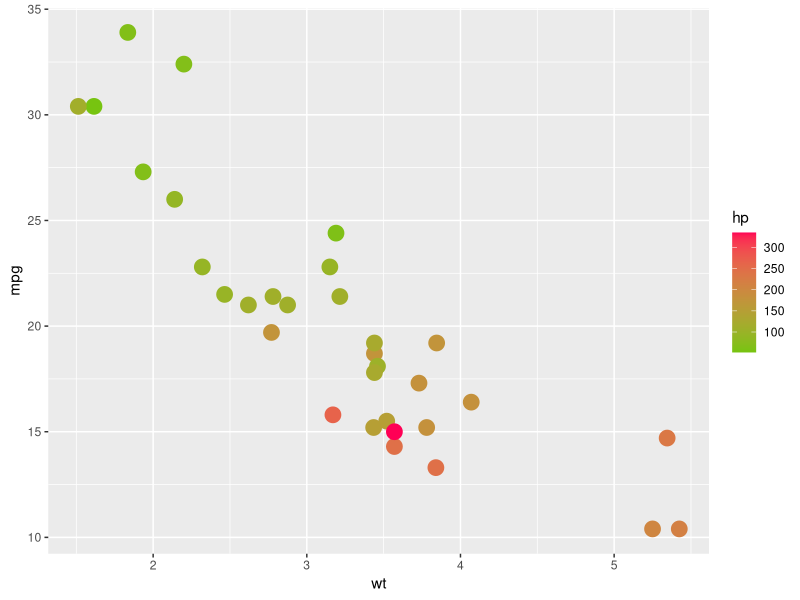

Write R code to recreate this figure.
library(ggplot2)
df <- mtcars

# DATA & AESTHETICS
pl <- ggplot(df,aes(x=wt,y=mpg))

# GEOMETRY
# print(pl + geom_point(size=5,alpha=0.5))
# print(pl + geom_point(aes(size=hp)))  # continuous values

# discrete values, so should be factor values
# print(pl + geom_point(aes(size=factor(cyl), alpha = 0.4)))

# Or, shape (since 'size' is not advosed with categorical variables)
#print(pl + geom_point(size = 5, aes(shape=factor(cyl), alpha = 0.4)))
      
# now with color:
#print(pl + geom_point(size = 4, aes(shape=factor(cyl), color=factor(cyl)),alpha=0.9))

# COLOR
#print(pl + geom_point(size=5,color='#77c410'))

pl2 <- pl + geom_point(aes(color=hp),size=5)

pl3 <- pl2 + scale_color_gradient(low='#77c410',high='#FF0055')

print(pl3)